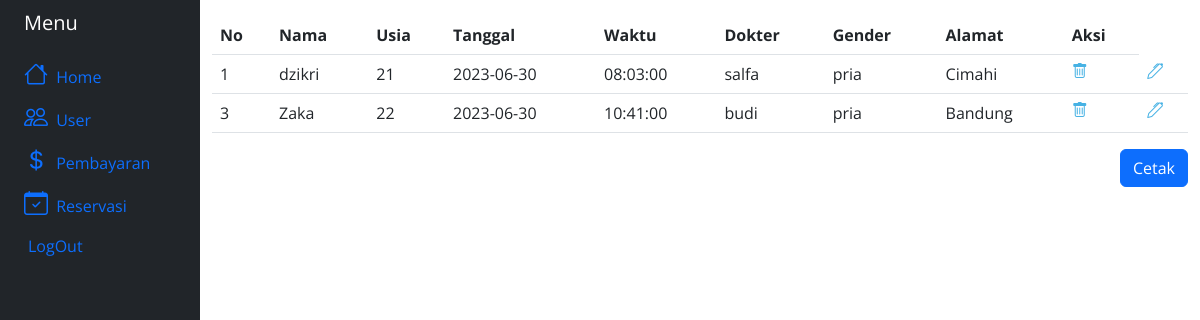
Page /crudReservasi.php on the committed database.
### tables this page shows
CREATE TABLE `janji_temu` (
  `id` int(11) NOT NULL,
  `nama` varchar(100) NOT NULL,
  `usia` int(11) NOT NULL,
  `gender` varchar(10) NOT NULL,
  `alamat` varchar(100) NOT NULL,
  `dokter` varchar(100) NOT NULL,
  `tanggal` date NOT NULL,
  `waktu` time NOT NULL
);

### crudReservasi.php (the view, shortened to what this page needs)
<html lang="en">
    <head>
        <link href="assets/vendor/aos/aos.css" rel="stylesheet">
        <link href="assets/vendor/bootstrap/css/bootstrap.min.css" rel="stylesheet">
        <link href="assets/vendor/bootstrap-icons/bootstrap-icons.css" rel="stylesheet">
        <link href="assets/vendor/boxicons/css/boxicons.min.css" rel="stylesheet">
        <link href="assets/vendor/glightbox/css/glightbox.min.css" rel="stylesheet">
        <link href="assets/vendor/remixicon/remixicon.css" rel="stylesheet">
        <link href="assets/vendor/swiper/swiper-bundle.min.css" rel="stylesheet">
        <link href="assets/css/style.css" rel="stylesheet">
    </head>
    <body>
        <div class="container-fluid">
            <div class="row flex-nowrap">
                <div class="col-auto col-md-3 col-xl-2 px-sm-2 px-0 bg-dark">
                    <div class="d-flex flex-column align-items-center align-items-sm-start px-3 pt-2 text-white min-vh-100">
                        <a href="/" class="d-flex align-items-center pb-3 mb-md-0 me-md-auto text-white text-decoration-none">
                            <span class="fs-5 d-none d-sm-inline">Menu</span>
                        </a>
                        <ul class="nav nav-pills flex-column mb-sm-auto mb-0 align-items-center align-items-sm-start" id="menu">
                            <li class="nav-item">
                                <a href="crud.php" class="nav-link align-middle px-0">
                                    <i class="fs-4 bi-house"></i> <span class="ms-1 d-none d-sm-inline">Home</span>
                                </a>
                            </li>
                            <li>
                                <a href="crudUser.php" data-bs-toggle="collapse" class="nav-link px-0 align-middle ">
                                    <i class="fs-4 bi-people"></i> <span class="ms-1 d-none d-sm-inline">User</span> </a>
                            </li>
                            <li>
                                <a href="crudPembayaran.php" data-bs-toggle="collapse" class="nav-link px-0 align-middle">
                                    <i class="fs-4 bi-currency-dollar"></i></i> <span class="ms-1 d-none d-sm-inline">Pembayaran</span> </a>
                            </li>
                            <li>
                                <a href="crudReservasi.php" data-bs-toggle="collapse" class="nav-link px-0 align-middle">
                                    <i class="fs-4 bi-calendar-check"></i></i> <span class="ms-1 d-none d-sm-inline">Reservasi</span> </a>
                            </li>
                            <li>
                                <a href="logout.php" data-bs-toggle="collapse" class="nav-link px-0 align-middle">
                                    </i> <span class="ms-1 d-none d-sm-inline">LogOut</span> </a>
                            </li>
                        </ul>
                    </div>
                </div>
                <div class="col py-3">
                    <table class="table">
                        <tr>
                            <th>No</th>
                            <th>Nama</th>
                            <th>Usia</th>
                            <th>Tanggal</th>
                            <th>Waktu</th>
                            <th>Dokter</th>
                            <th>Gender</th>
                            <th>Alamat</th>
                            <th>Aksi</th>
                        </tr>
                        <?php
                            include 'koneksi.php';
                            $sql = "SELECT * FROM janji_temu";
                            $result = $conn -> query($sql);
                            while($row = $result -> fetch_assoc()){
                                echo "<tr>
                                    <td>".$row["id"]."</td>
                                    <td>".$row['nama']."</td>
                                    <td>".$row["usia"]."</td>
                                    <td>".$row["tanggal"]."</td>
                                    <td>".$row["waktu"]."</td>
                                    <td>".$row["dokter"]."</td>
                                    <td>".$row["gender"]."</td>
                                    <td>".$row["alamat"]."</td>
                                    <td><a href='hapusJanji.php?id=".$row['id']."'><i class='bi-trash'></i></a></td>
                                    <td><a href='editFormJanji.php?id=".$row['id']."'><i class='bi-pen'></i></a></td>
                                </tr>";
                            }
                        ?>
                    </table>
                    <a href="tampilUser.php">
                            <button type="button" class="btn btn-primary float-end">Cetak</button>
                    </a>
                </div>
            </div>
        </div>
    </body>
</html>

### assets/css/style.css (style rules this page uses)
body { font-family: "Open Sans", sans-serif; color: #444444; }
a { color: #47b2e4; text-decoration: none; }

### rows in the picture
janji_temu: id "1", nama "dzikri", usia "21", tanggal "2023-06-30", waktu "08:03:00", dokter "salfa", gender "pria", alamat "Cimahi"
janji_temu: id "3", nama "Zaka", usia "22", tanggal "2023-06-30", waktu "10:41:00", dokter "budi", gender "pria", alamat "Bandung"
